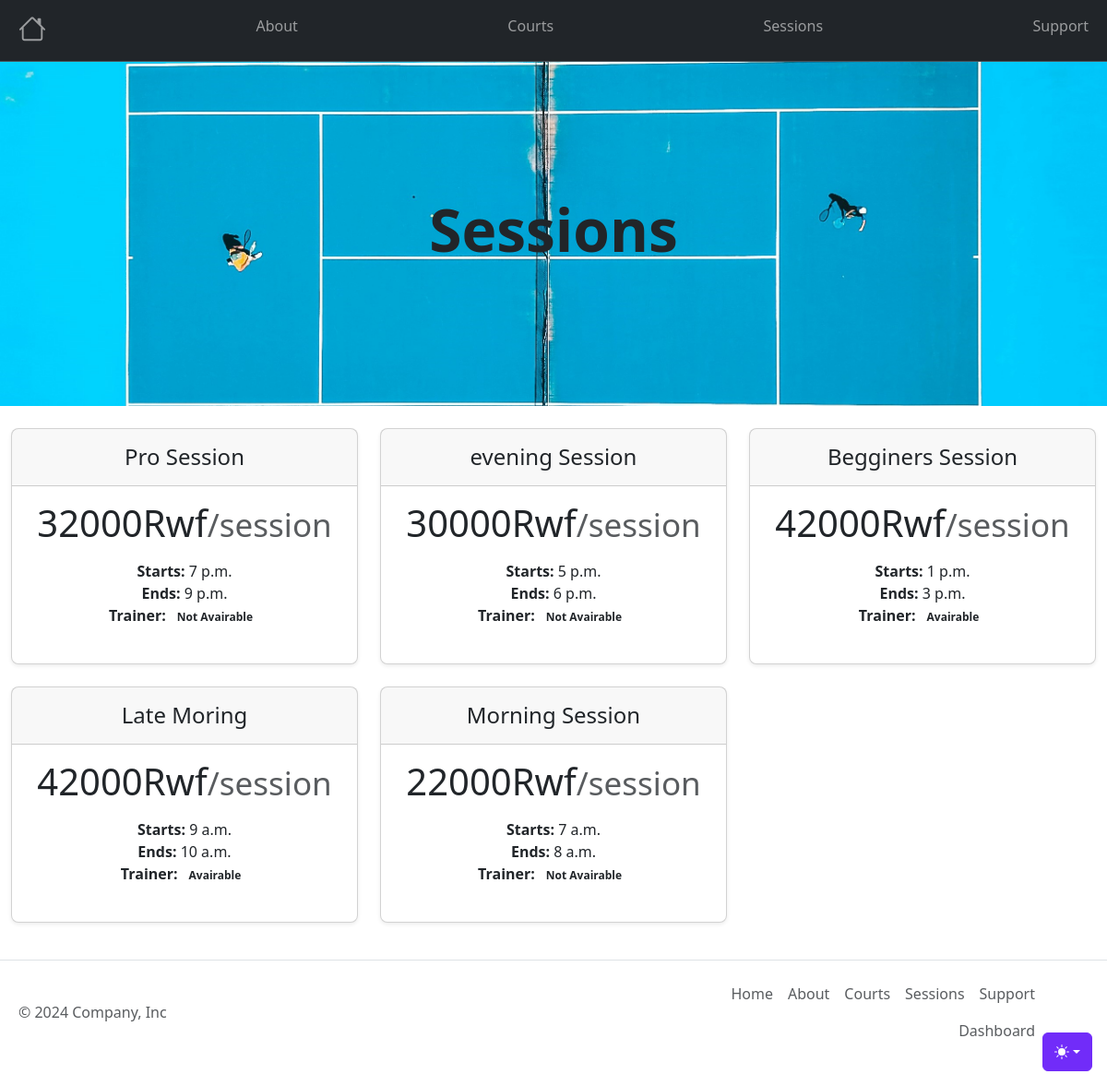
The page /sessions on the database as committed earlier.
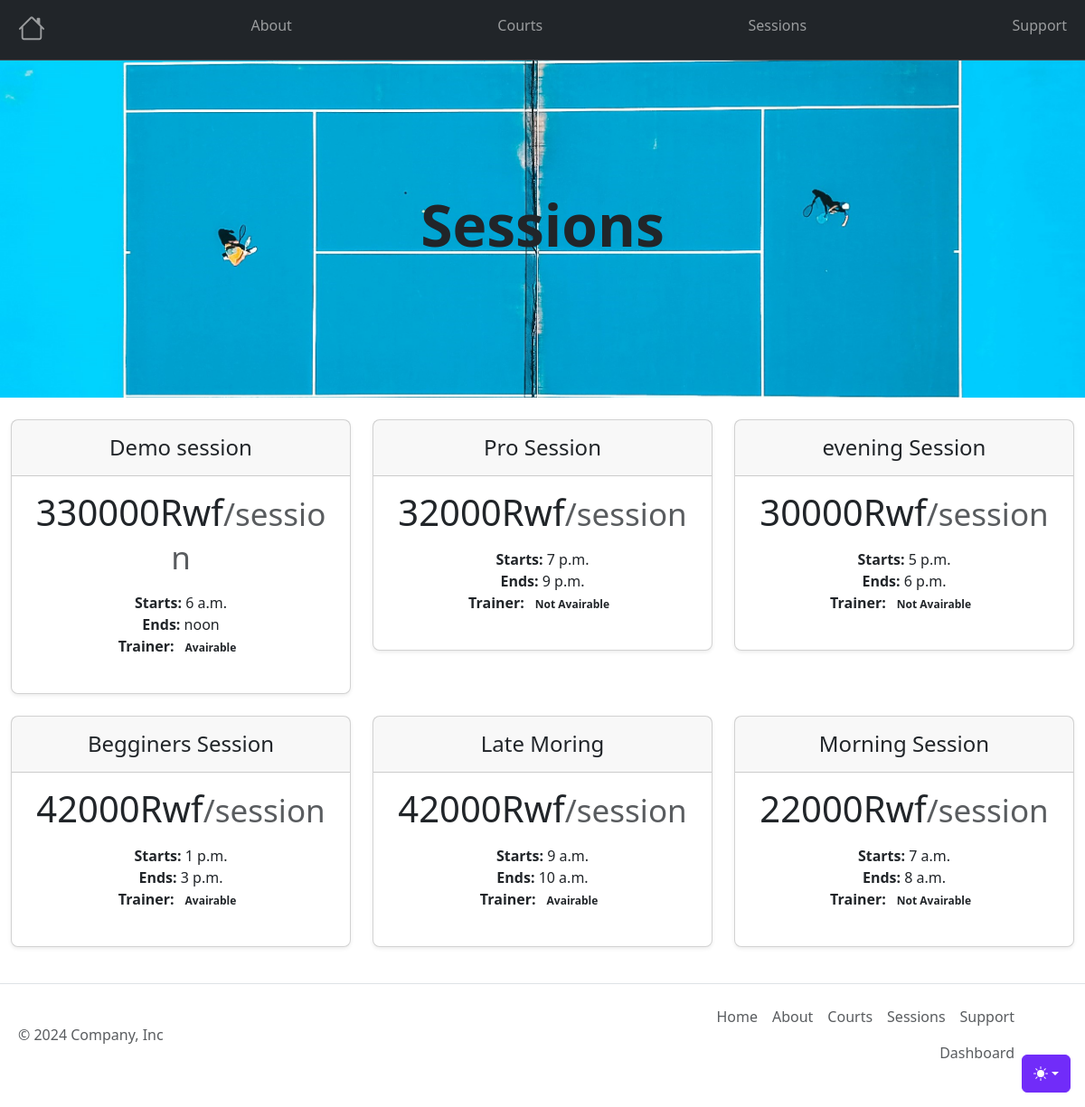
The same page on the database as committed later.
### App/models.py (models this page shows, shortened)
class Sessions(models.Model):
    name = models.CharField(max_length=50, unique=True)
    startTime = models.TimeField()
    endTime = models.TimeField()
    price = models.PositiveIntegerField()
    isTainer = models.BooleanField(default=False)
    created_at = models.DateTimeField(auto_now_add=True)
    updated_at = models.DateTimeField(auto_now=True)
    class Meta:
        ordering = ['-created_at']

### App/views.py (the view)
# urls.py: path('sessions', views.sessions, name="sessions"),
def sessions(request):
   sessions = Sessions.objects.filter()
   context = {'sessions': sessions}
   return render(request, 'sessions.html', context)

### App/templates/App/sessions.html
{% extends 'includes/main.html' %}
{% load static%}
{% block content %}
<div class="position-relative overflow-hidden p-3 p-md-5 text-center bg-body-tertiary the-cover">
    <div class="col-md-6 p-lg-5 mx-auto my-5">
        <h1 class="display-3 fw-bold text-dark">Sessions</h1>
    </div>
</div>
<div class="container">
    <br>
    <div class="row row-cols-1 row-cols-md-3 mb-3 text-center">
        {% for session in sessions%}
        <div class="col">
            <div class="card mb-4 rounded-3 shadow-sm">
                <div class="card-header py-3">
                    <h4 class="my-0 fw-normal">{{session.name}}</h4>
                </div>
                <div class="card-body">
                    <h1 class="card-title pricing-card-title">{{session.price}}Rwf<small
                            class="text-body-secondary fw-light">/session</small>
                    </h1>
                    <ul class="list-unstyled mt-3 mb-4">
                        <li><b>Starts:</b> {{session.startTime}}</li>
                        <li><b>Ends:</b> {{session.endTime}}</li>
                        <li><b>Trainer:</b>
                            {% if session.isTainer %}
                                <span class="badge badge-primary text-dark">Avairable</span>
                            {%else%}
                            <span class="badge badge-primary text-dark">Not Avairable</span>
                            {% endif%}
                        </li>
                    </ul>
                </div>
            </div>
        </div>
        {% endfor%}
    </div>
</div>
{% endblock %}

Rows that differ between the two databases and show on the page:
added Sessions: name "Demo session", price "330000", startTime "6 a.m.", endTime "noon", isTainer "Avairable"
